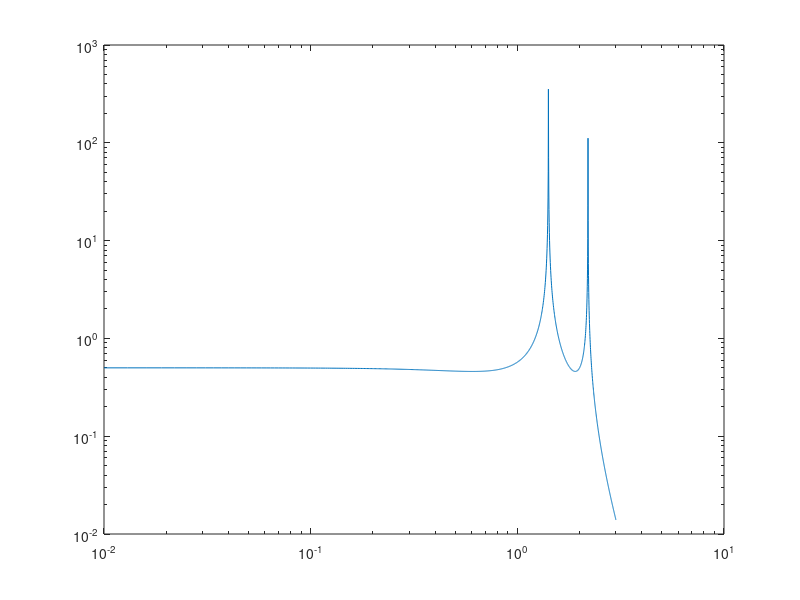
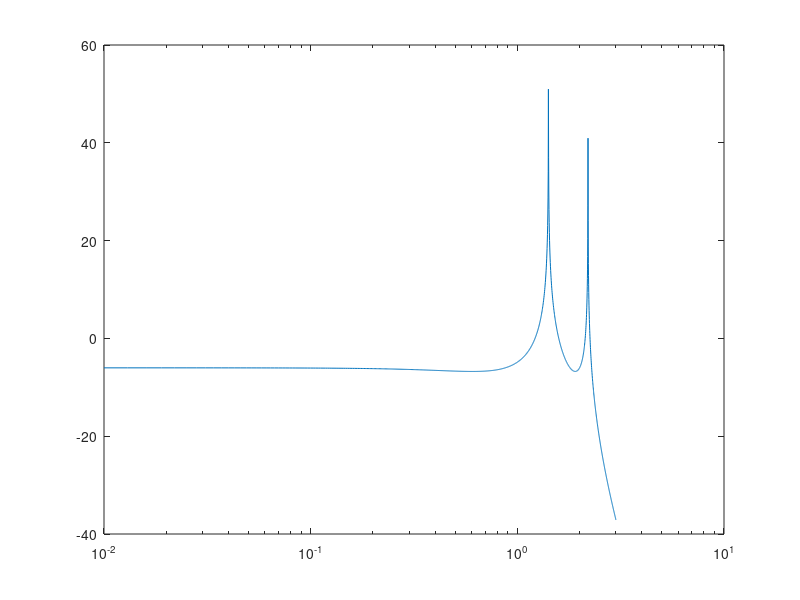
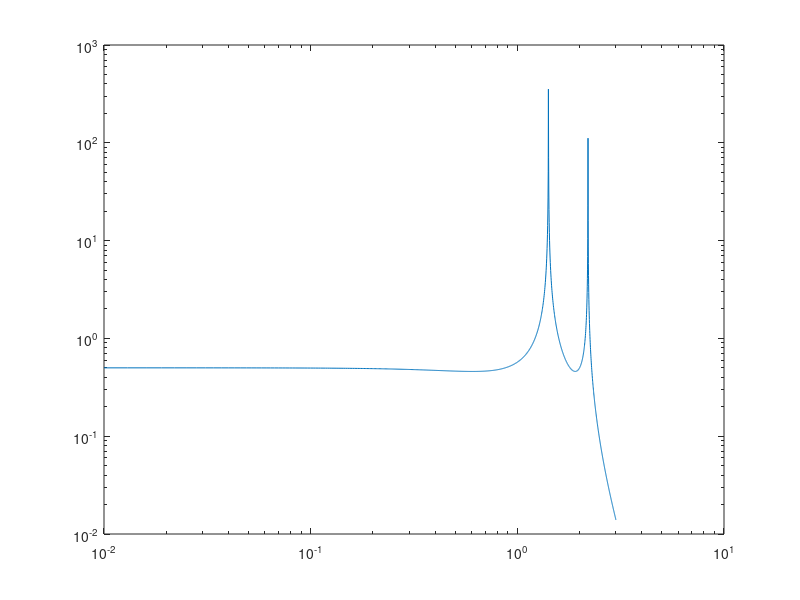
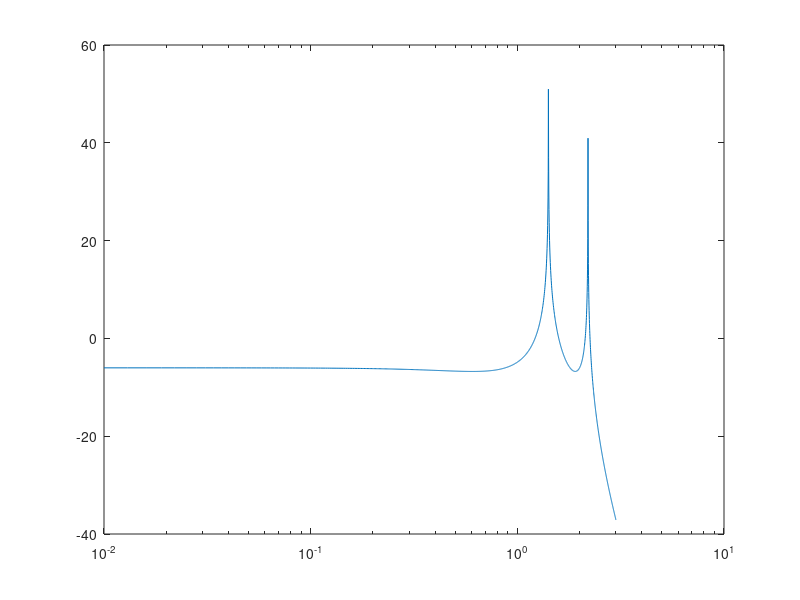

The MATLAB source for these figures, in order:
%% ESERCITAZIONE 4

clear all 
close all
clc

% Define properties of the bodyes
m=1;
k=2;
M = [m 0 0; 0 m 0; 0 0 m];
K = [k -k 0; -k k -k; 0 -k k];

Lf = [1 0 0]';
Lu = [0 0 1];

% Frequency domain
omg = linspace(0.01,3,1000);

% Direct recovery of FRF

H = [];

for i = 1:length(omg)    
    % Compute FRF by directly solving 
    % the linear system
    H(i) = Lu*((K-omg(i)^2*M)\Lf);
end

% Recovery of FRF using mode displacements method 

[L,eigv]=eig(K,M);

modal_mass = L'*M;
modal_stiffness = L'*K;
modal_force = L'*Lf;

H_MDM = zeros(length(omg),1);

eigv = diag(eigv);

% Non è il modo più efficiente di farlo
for i = 1:length(omg)
        H_MDM_1 = L(:,1)*(1/(1*(eigv(1)-omg(i)^2)))*L(:,1)';
        H_MDM_2= L(:,2)*(1/(1*(eigv(2)-omg(i)^2)))*L(:,2)';
        H_MDM_3 = L(:,3)*(1/(1*(eigv(3)-omg(i)^2)))*L(:,3)';
        H_MDM(i)=Lu*(H_MDM_1+H_MDM_2+H_MDM_3)*Lf;
end

% Recovery of FRF using mode acceleration method 



% Direct recovery
figure(1)%m = diag(M);
loglog(omg,abs(H));
figure(2)
semilogx(omg,mag2db(abs(H)));

% Recovery using modes
figure(3)
loglog(omg,abs(H_MDM));
figure(4)
semilogx(omg,mag2db(abs(H_MDM)));

